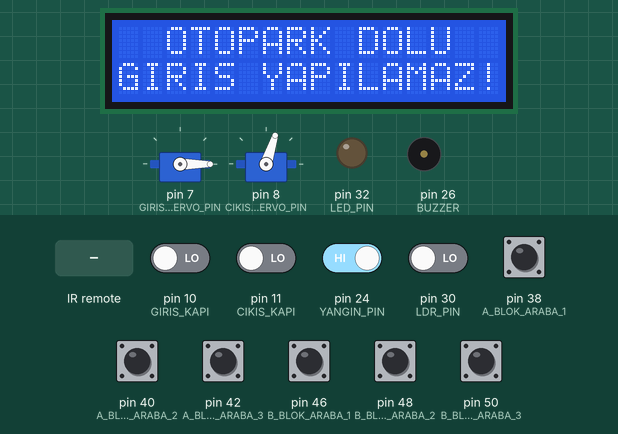
The sketch below on a simulated Arduino Mega 2560, built with avr-gcc and run on an emulated ATmega2560. Shown: 16×2 character LCD, 2 × servo, output pins drawn as LEDs (lit = HIGH), buzzer (waves = sounding, pin HIGH). The test bench sets the inputs (shaded band); at power-on: pin 24 (YANGIN_PIN) HIGH, pin 10 (GIRIS_KAPI), pin 11 (CIKIS_KAPI), pin 30 (LDR_PIN), pin 38 (A_BLOK_ARABA_1), pin 40 (A_BLOK_ARABA_2), pin 42 (A_BLOK_ARABA_3), pin 46 (B_BLOK_ARABA_1), pin 48 (B_BLOK_ARABA_2), pin 50 (B_BLOK_ARABA_3) LOW. What the sketch prints to the serial monitor is not drawn.

Above: at 1.2 s.
1.3 s: pin 24 (YANGIN_PIN) driven LOW
At 6.14 s:
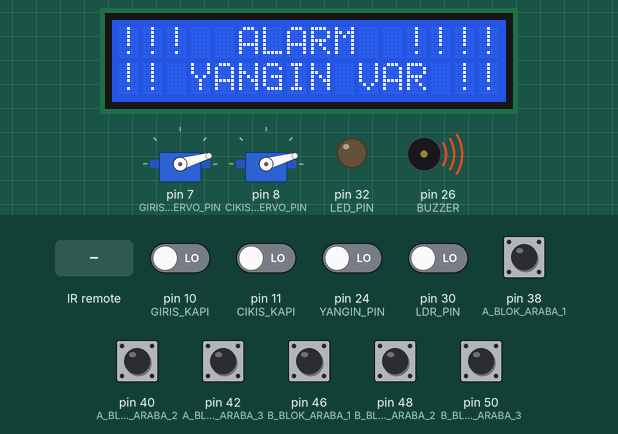
7.4 s: pin 24 (YANGIN_PIN) driven HIGH
At 11.4 s:
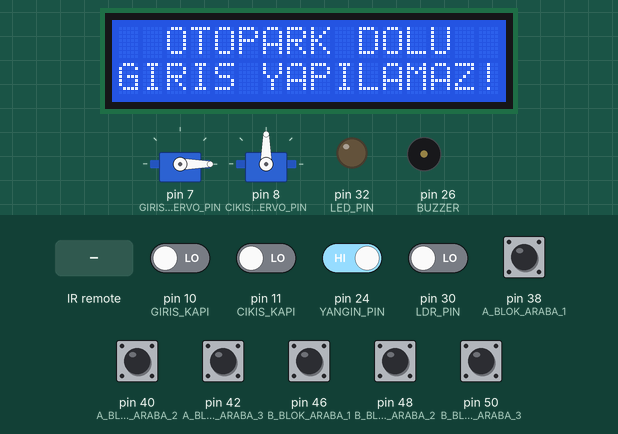
12.5 s: pin 38 (A_BLOK_ARABA_1) pulled HIGH for 3 s
At 17.2 s:
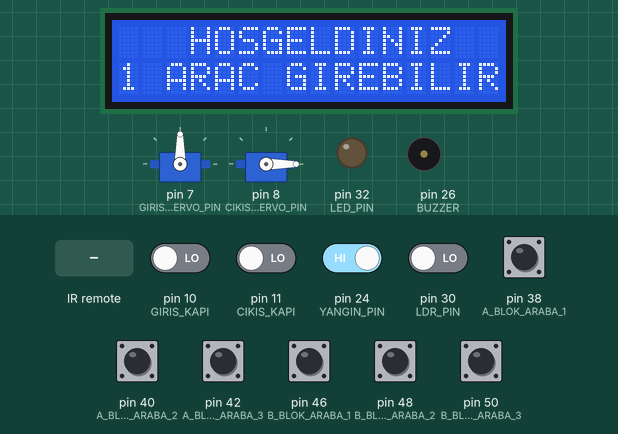
17.6 s: infrared code 0xFFA25D received
23.2 s: pin 11 (CIKIS_KAPI) driven HIGH
At 26.8 s:
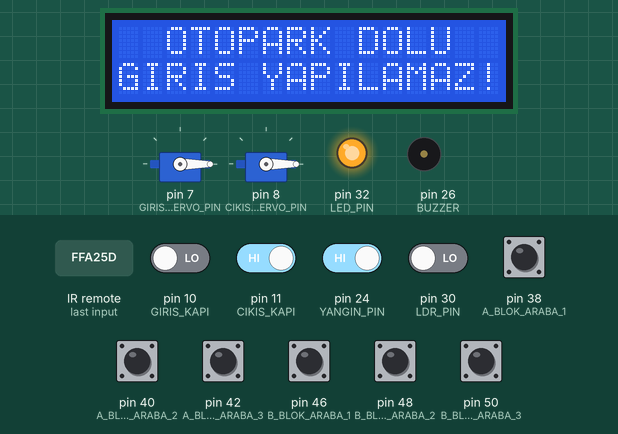
28.3 s: pin 40 (A_BLOK_ARABA_2) pulled HIGH for 3 s
At 31.1 s:
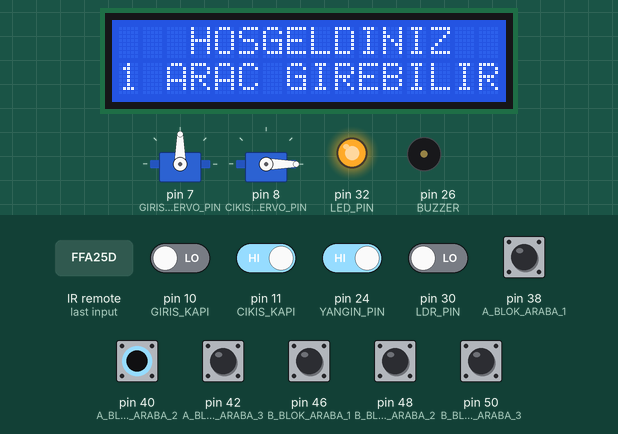
Timing chart, 0 to 34.4 s (numbered marks = the images above; inputs shaded):
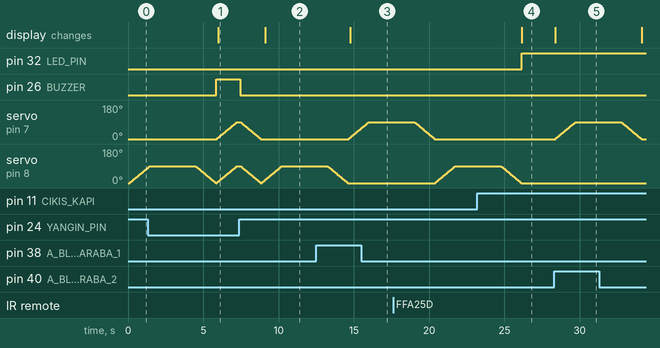

The sketch:

Arduino.ino
```cpp
#include <Servo.h>
#include <LiquidCrystal_I2C.h>
#include <Wire.h>
#include <IRremote.h>

LiquidCrystal_I2C LCD_EKRAN(0x27, 16, 2);
IRrecv irrecv(3);  //IR alıcının data pini
decode_results results;

// Araba var mı yok mu sensörleri pinleri
#define A_BLOK_ARABA_1 38
#define A_BLOK_ARABA_2 40
#define A_BLOK_ARABA_3 42
#define B_BLOK_ARABA_1 46
#define B_BLOK_ARABA_2 48
#define B_BLOK_ARABA_3 50

#define MAKSIMUM_ARABA_SAYISI 6

#define YANGIN_PIN 24
#define BUZZER 26
#define LDR_PIN 30
#define LED_PIN 32

#define GIRIS_SERVO_PIN 7
#define CIKIS_SERVO_PIN 8
#define GIRIS_KAPI 10
#define CIKIS_KAPI 11
int mevcutArabaSayisi = 0;

Servo girisServoMotor;
Servo cikisServoMotor;

String ISIK_DURUM = "OTOMATIK";  // OTOMATIK AÇIK KAPALI


void setup() {
  Serial.begin(9600);   // Serial haberleşme başlat
  LCD_EKRAN.begin();    // LCD ekran başlat
  irrecv.enableIRIn();  //Aktif ediyoruz

  // Araba var mı yok mu sensörlerini giriş olarak ayarla
  pinMode(A_BLOK_ARABA_1, INPUT);
  pinMode(A_BLOK_ARABA_2, INPUT);
  pinMode(A_BLOK_ARABA_3, INPUT);
  pinMode(B_BLOK_ARABA_1, INPUT);
  pinMode(B_BLOK_ARABA_2, INPUT);
  pinMode(B_BLOK_ARABA_3, INPUT);
  // Giriş ve çıkış kapıları sensörlerini giriş olarak ayarla
  pinMode(GIRIS_KAPI, INPUT);
  pinMode(CIKIS_KAPI, INPUT);

  // Buzzer Çıkış olarak tanımla
  pinMode(BUZZER, OUTPUT);

  // Led Pin
  pinMode(LED_PIN, OUTPUT);
  pinMode(LDR_PIN, INPUT);

  pinMode(YANGIN_PIN, INPUT);

  // Giriş ve çıkış kapıları servo motorlarını pinleri tanımlanmıştır.
  girisServoMotor.attach(GIRIS_SERVO_PIN);
  cikisServoMotor.attach(CIKIS_SERVO_PIN);
  // Başlangıçta servolar kapalı konumda olsun.
  girisServoMotor.write(0);
  cikisServoMotor.write(0);
}
void loop() {
  IsikKontrol();
  IR_Oku();
  YanginKontrol();
  ArabaSayisiHesapla();
  if (mevcutArabaSayisi == MAKSIMUM_ARABA_SAYISI) {
    // Otopark da boş yer yoktur, doludur.
    EkranDoluYaz();

    // Araba giriş yapamaz, araba çıkış yapabilir.
    CikisKontrol();

    // Serial.println("Park yeri dolu!");
  } else {
    // Otoparkta boş yer vardır.
    EkranBosYaz();

    // Araba giriş yapabilir.
    GirisKontrol();

    // Araba çıkış yapabilir.
    CikisKontrol();

    // Serial.println("Park yeri boş!");
  }
}

void ArabaSayisiHesapla() {
  // Bu fonksiyon ile park yerlerindeki sensörlerden
  // okunan verilere göre mevcut araba sayısını hesaplar.
  int geciciSayi = 0;
  if (digitalRead(A_BLOK_ARABA_1) == LOW) {
    geciciSayi++;
  }
  if (digitalRead(A_BLOK_ARABA_2) == LOW) {
    geciciSayi++;
  }
  if (digitalRead(A_BLOK_ARABA_3) == LOW) {
    geciciSayi++;
  }
  if (digitalRead(B_BLOK_ARABA_1) == LOW) {
    geciciSayi++;
  }
  if (digitalRead(B_BLOK_ARABA_2) == LOW) {
    geciciSayi++;
  }
  if (digitalRead(B_BLOK_ARABA_3) == LOW) {
    geciciSayi++;
  }
  mevcutArabaSayisi = geciciSayi;
}


void IR_Oku() {
  if (irrecv.decode(&results)) {
    //Eğer tuşa basıldığı algılandıysa
    if (results.value == 0xFFA25D) { //1 Tuşu
      ISIK_DURUM="ACIK";
      Serial.println("1");
    } else if (results.value == 0xFF629D) {//2 Tuşu
      ISIK_DURUM="KAPALI";
      Serial.println("2");
    } else if (results.value == 0xFFE21D) {//3 Tuşu
      ISIK_DURUM="OTOMATIK";
      Serial.println("3");
    } else if (results.value == 0xFF22DD) {//4 Tuşu
      Serial.println("4");
    } else if (results.value == 0xFF02FD) {//5 Tuşu
      Serial.println("5");
    } else if (results.value == 0xFFC23D) {//6 Tuşu
      Serial.println("6");
    } else if (results.value == 0xFFE01F) {//7 Tuşu
      Serial.println("7");
    } else if (results.value == 0xFFA857) {//8 Tuşu
      Serial.println("8");
    } else if (results.value == 0xFF906F) {//9 Tuşu
      Serial.println("9");
    } else if (results.value == 0xFF6897) {//* Tuşu
      Serial.println("*");
    } else if (results.value == 0xFF9867) {//0 Tuşu
      Serial.println("0");
    } else if (results.value == 0xFFB04F) {//# Tuşu
      Serial.println("#");
    } else if (results.value == 0xFF18E7) {//Yukarı Tuşu
      Serial.println("Yukarı");
      GirisKapiAc();
    } else if (results.value == 0xFF10EF) {//Sol Tuşu
      Serial.println("Sol");
      CikisKapiAc();
    } else if (results.value == 0xFF38C7) {//Ok Tuşu
      Serial.println("OK");
    } else if (results.value == 0xFF5AA5) {//Sağ Tuşu
      Serial.println("Sağ");
      CikisKapiKapat();
    } else if (results.value == 0xFF4AB5) { // Aşağı Tuşu
      Serial.println("Aşağı");
      GirisKapiKapat();
    }
    // Serial.println(results.value, HEX);
    //Seri ekranda hex formatta bu adresi yazdır.
    irrecv.resume();  // Daha sonraki değer için bekle.
  }
}
void GirisKontrol() {
  // Giriş kapısındaki sensörden okunan veriyi alır.
  int girisDeger = digitalRead(GIRIS_KAPI);
  if (girisDeger == LOW) {
    // girisDeger LOW ise araba vardır ve giriş yapacaktır.
    GirisKapiAc();     // Giriş kapısını aç.
    delay(3000);       // 3 saniye bekle
    GirisKapiKapat();  // Giriş kapısını kapat.
  }
}
void CikisKontrol() {
  // Çıkış kapısındaki sensörden okunan veriyi alır.
  int cikisDeger = digitalRead(CIKIS_KAPI);
  if (cikisDeger == LOW) {
    // cikisDeger LOW ise araba vardır ve çıkış yapacaktır.
    CikisKapiAc();     // Çıkış kapısını aç.
    delay(3000);       // 3 saniye bekle
    CikisKapiKapat();  // Çıkış kapısını kapat.
  }
}

void GirisKapiAc() {
  // açık konumdan kapalı konuma doğru servo motoru hareket ettirir.
  // 0->90 'a doğru hareket
  for (int i = 0; i <= 90; i++) {
    girisServoMotor.write(i);
    delay(15);
  }
}
void GirisKapiKapat() {
  // kapalı konumdan açık konuma doğru servo motoru hareket ettirir.
  // 90->0 'a doğru hareket
  for (int i = 90; i >= 0; i--) {
    girisServoMotor.write(i);
    delay(15);
  }
}
void CikisKapiAc() {
  // açık konumdan kapalı konuma doğru servo motoru hareket ettirir.
  // 0->90 'a doğru hareket
  for (int i = 0; i <= 90; i++) {
    cikisServoMotor.write(i);
    delay(15);
  }
}
void CikisKapiKapat() {
  // kapalı konumdan açık konuma doğru servo motoru hareket ettirir.
  // 90->0 'a doğru hareket
  for (int i = 90; i >= 0; i--) {
    cikisServoMotor.write(i);
    delay(15);
  }
}

void EkranDoluYaz() {
  LCD_EKRAN.setCursor(0, 0);
  LCD_EKRAN.print("  OTOPARK DOLU  ");
  LCD_EKRAN.setCursor(0, 1);
  LCD_EKRAN.print("GIRIS YAPILAMAZ!");
}
void EkranBosYaz() {
  LCD_EKRAN.setCursor(0, 0);
  LCD_EKRAN.print("   HOSGELDINIZ  ");
  LCD_EKRAN.setCursor(0, 1);
  int bosYerSayisi = MAKSIMUM_ARABA_SAYISI - mevcutArabaSayisi;
  LCD_EKRAN.print(bosYerSayisi);
  LCD_EKRAN.print(" ARAC GIREBILIR");
}
void YanginKontrol() {
  // ILK ONCE YANGIN SENSORUNDEN DEGER OKUYORUZ
  // OKUDUĞUMUZ DEĞER 0 OLDUĞUNDA YANGIN VAR DEMEKTİR
  int yanginSensor = digitalRead(YANGIN_PIN);
  if (yanginSensor == 0) { // YANGIN VARSA

    // LCD Ekrana ALARM YAZILARINI YAZ
    LCD_EKRAN.setCursor(0, 0);
    LCD_EKRAN.print("!!!  ALARM  !!!!");
    LCD_EKRAN.setCursor(0, 1);
    LCD_EKRAN.print("!! YANGIN VAR !!");

    digitalWrite(BUZZER, 1);  // Buzzer çalıştır

    // Her iki kapıyı da aynı anda aç
    for (int i = 0; i <= 90; i++) {
      cikisServoMotor.write(i);
      girisServoMotor.write(i);
      delay(15);
    }

    // YANGIN SENSORU 0 VERDİĞİ SÜRECE BEKLE

    while (digitalRead(YANGIN_PIN) == 0) {
      delay(100); // YANGIN OLDUĞU SÜRECE KOD BURADA SONSUZ DÖNGÜDE KALIYOR
    }
    // YANGIN OLMAZSA ILERLE

    // BUZZER KAPAT
    digitalWrite(BUZZER, 0);

    // Kapıları kapat
    for (int i = 90; i >= 0; i--) {
      cikisServoMotor.write(i);
      girisServoMotor.write(i);
      delay(15);
    }
  }
}
void IsikKontrol() {
  // ISIK DURUM AÇIKSA LEDİ AÇ
  // ISIK DURUM KAPALIYSA LEDİ KAPAT
  // ISIK DURUM OTOMATIK İSE LDR DEN DEĞER OKU
  // OKUDUĞUN DEĞERE BAK KARANLIKTA LEDİ AÇ
  // AYDINLIKTA KAPAT
  if (ISIK_DURUM == "ACIK") {
    digitalWrite(LED_PIN, 1);
  } else if (ISIK_DURUM == "KAPALI") {
    digitalWrite(LED_PIN, 0);
  } else if (ISIK_DURUM == "OTOMATIK") {
    int ldr = digitalRead(LDR_PIN);
    if (ldr == 1) { // KARANLIK
      digitalWrite(LED_PIN, 1);
    } else { // AYDINLIK
      digitalWrite(LED_PIN, 0);
    }
  }
}
```

Measured:
- after the input at 1.3 s, pin 26 (BUZZER): LOW → HIGH after 4.6 s; servo on pin 7 (GIRIS_SERVO_PIN): moves from 0° to 90° over 1.3 s, starting after 4.6 s; the display: changes after 4.7 s (image 1)
- after the input at 7.4 s, pin 26 (BUZZER): HIGH → LOW after 0.05 s; servo on pin 7 (GIRIS_SERVO_PIN): moves from 90° to 0° over 1.3 s, starting after 0.08 s; the display: changes after 1.7 s (image 2)
- after the input at 12.5 s, servo on pin 7 (GIRIS_SERVO_PIN): moves from 0° to 90° over 1.3 s, starting after 2.2 s; servo on pin 8 (CIKIS_SERVO_PIN): goes on until 14.6 s, then stays 0°; the display: changes after 2.3 s (image 3)
- after the input at 23.2 s, pin 32 (LED_PIN): LOW → HIGH after 3.0 s; servo on pin 8 (CIKIS_SERVO_PIN): goes on until 26.1 s, then stays 0°
- after the input at 28.3 s, servo on pin 7 (GIRIS_SERVO_PIN): rises from 0° to 90° in 1.3 s, then falls to 0° in 4.4 s; the display: changes after 0.06 s (image 5)
